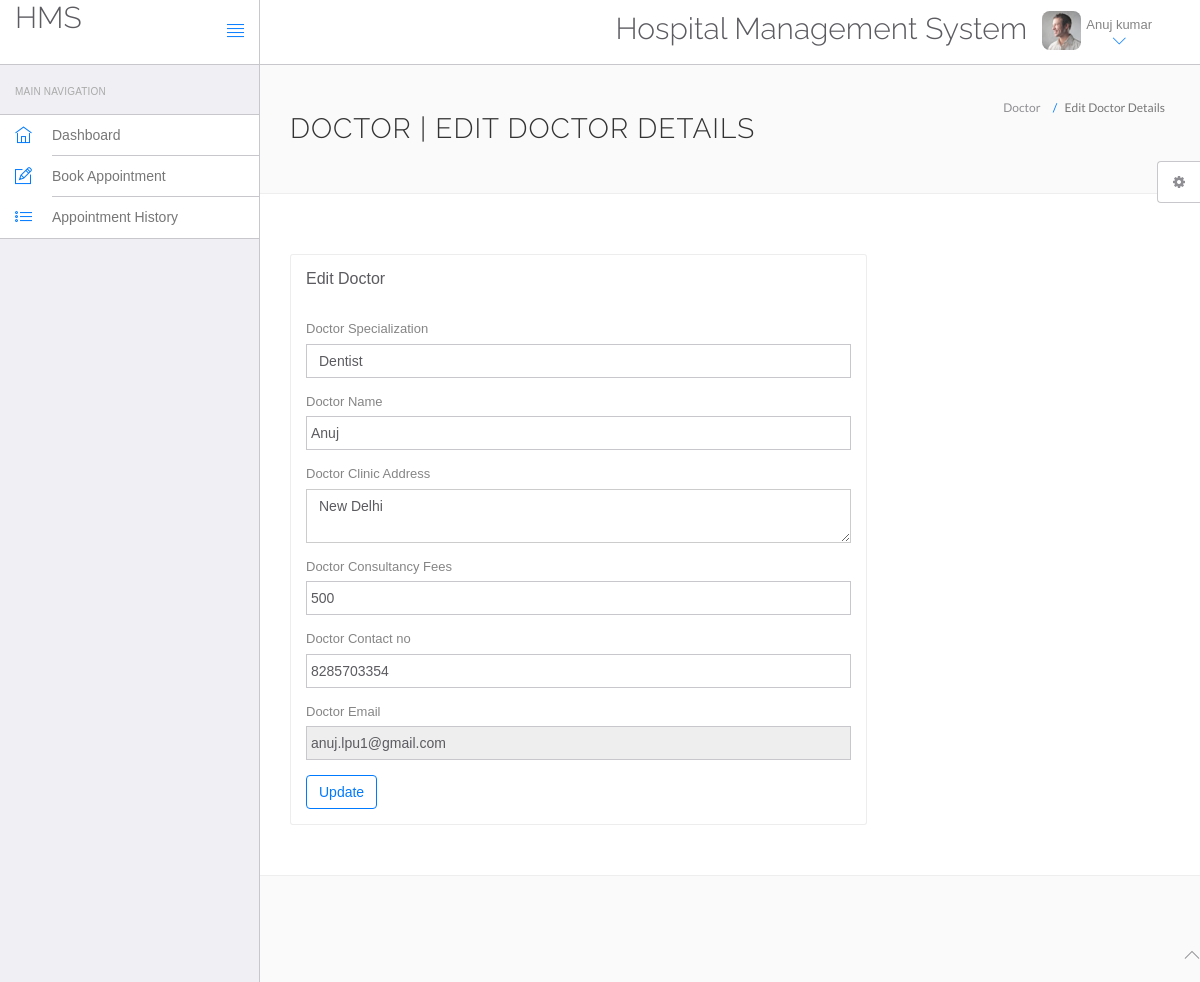
The page /extra-doctor/edit-profile.php (signed in) on the database its author committed.
### tables this page shows
CREATE TABLE IF NOT EXISTS `users` (
  `id` int(11) NOT NULL,
  `fullName` varchar(255) NOT NULL,
  `address` longtext NOT NULL,
  `city` varchar(255) NOT NULL,
  `gender` varchar(255) NOT NULL,
  `email` varchar(255) NOT NULL,
  `password` varchar(255) NOT NULL,
  `regDate` timestamp NOT NULL DEFAULT CURRENT_TIMESTAMP,
  `updationDate` varchar(255) NOT NULL
);

CREATE TABLE IF NOT EXISTS `doctors` (
  `id` int(11) NOT NULL,
  `specilization` varchar(255) NOT NULL,
  `doctorName` varchar(255) NOT NULL,
  `address` longtext NOT NULL,
  `docFees` varchar(255) NOT NULL,
  `contactno` bigint(11) NOT NULL,
  `docEmail` varchar(255) NOT NULL,
  `password` varchar(255) NOT NULL,
  `creationDate` timestamp NOT NULL DEFAULT CURRENT_TIMESTAMP,
  `updationDate` varchar(255) NOT NULL
);

### extra-doctor/edit-profile.php (the view, shortened to what this page needs)
<?php
include('include/config.php');
?>
<!DOCTYPE html>
<html lang="en">
	<head>
		<link rel="stylesheet" href="vendor/bootstrap/css/bootstrap.min.css">
		<link rel="stylesheet" href="vendor/fontawesome/css/font-awesome.min.css">
		<link rel="stylesheet" href="vendor/themify-icons/themify-icons.min.css">
		<link href="vendor/animate.css/animate.min.css" rel="stylesheet" media="screen">
		<link href="vendor/perfect-scrollbar/perfect-scrollbar.min.css" rel="stylesheet" media="screen">
		<link href="vendor/switchery/switchery.min.css" rel="stylesheet" media="screen">
		<link href="vendor/bootstrap-touchspin/jquery.bootstrap-touchspin.min.css" rel="stylesheet" media="screen">
		<link href="vendor/select2/select2.min.css" rel="stylesheet" media="screen">
		<link href="vendor/bootstrap-datepicker/bootstrap-datepicker3.standalone.min.css" rel="stylesheet" media="screen">
		<link href="vendor/bootstrap-timepicker/bootstrap-timepicker.min.css" rel="stylesheet" media="screen">
		<link rel="stylesheet" href="assets/css/styles.css">
		<link rel="stylesheet" href="assets/css/plugins.css">
		<link rel="stylesheet" href="assets/css/themes/theme-1.css" id="skin_color" />
	</head>
	<body>
		<div id="app">
<?php include('include/sidebar.php');?>
			<div class="app-content">
				<?php include('include/header.php');?>
				<div class="main-content" >
					<div class="wrap-content container" id="container">
						<section id="page-title">
							<div class="row">
								<div class="col-sm-8">
									<h1 class="mainTitle">Doctor | Edit Doctor Details</h1>
																	</div>
								<ol class="breadcrumb">
									<li>
										<span>Doctor</span>
									</li>
									<li class="active">
										<span>Edit Doctor Details</span>
									</li>
								</ol>
							</div>
						</section>
						<div class="container-fluid container-fullw bg-white">
							<div class="row">
								<div class="col-md-12">
									<div class="row margin-top-30">
										<div class="col-lg-8 col-md-12">
											<div class="panel panel-white">
												<div class="panel-heading">
													<h5 class="panel-title">Edit Doctor</h5>
												</div>
												<div class="panel-body">
									<?php $sql=mysqli_query($con,"select * from doctors where docEmail='".$_SESSION['dlogin']."'");
while($data=mysqli_fetch_array($sql))
{
?>
													<form role="form" name="adddoc" method="post" onSubmit="return valid();">
														<div class="form-group">
															<label for="DoctorSpecialization">
																Doctor Specialization
															</label>
							<select name="Doctorspecialization" class="form-control" required="required">
					<option value="<?php echo htmlentities($data['specilization']);?>">
					<?php echo htmlentities($data['specilization']);?></option>
															</select>
														</div>
<div class="form-group">
															<label for="doctorname">
																 Doctor Name
															</label>
	<input type="text" name="docname" class="form-control" value="<?php echo htmlentities($data['doctorName']);?>" >
														</div>
<div class="form-group">
															<label for="address">
																 Doctor Clinic Address
															</label>
					<textarea name="clinicaddress" class="form-control"><?php echo htmlentities($data['address']);?></textarea>
														</div>
<div class="form-group">
															<label for="fess">
																 Doctor Consultancy Fees
															</label>
		<input type="text" name="docfees" class="form-control" required="required"  value="<?php echo htmlentities($data['docFees']);?>" >
														</div>
<div class="form-group">
									<label for="fess">
																 Doctor Contact no
															</label>
					<input type="text" name="doccontact" class="form-control" required="required"  value="<?php echo htmlentities($data['contactno']);?>">
														</div>
<div class="form-group">
									<label for="fess">
																 Doctor Email
															</label>
					<input type="email" name="docemail" class="form-control"  readonly="readonly"  value="<?php echo htmlentities($data['docEmail']);?>">
														</div>
														<?php } ?>
														<button type="submit" name="submit" class="btn btn-o btn-primary">
															Update
														</button>
													</form>
												</div>
											</div>
										</div>
											</div>
										</div>
								</div>
					</div>
				</div>
			</div>
	<?php include('include/footer.php');?>
	<?php include('include/setting.php');?>
		</div>
	</body>
</html>

### include/header.php (shortened to what this page needs)
<header class="navbar navbar-default navbar-static-top">
					<div class="navbar-header">
						<a class="navbar-brand" href="#">
							<h2 style="padding-top:2% ">HMS</h2>
						</a>
						<a href="#" class="sidebar-toggler pull-right visible-md visible-lg" data-toggle-class="app-sidebar-closed" data-toggle-target="#app">
							<i class="ti-align-justify"></i>
						</a>
					</div>
					<div class="navbar-collapse collapse">
						<ul class="nav navbar-right">
								<li  style="padding-top:2% ">
								<h2>Hospital Management System</h2>
							</li>
							<li class="dropdown current-user">
								<a href class="dropdown-toggle" data-toggle="dropdown">
									<img src="assets/images/avatar-1.jpg" alt="Peter"> <span class="username">
									<?php $query=mysqli_query($con,"select fullName from users where id='".$_SESSION['id']."'");
while($row=mysqli_fetch_array($query))
{
	echo $row['fullName'];
}
									?> <i class="ti-angle-down"></i></i></span>
								</a>
							</li>
						</ul>
					</div>
				</header>

### assets/css/themes/theme-1.css (style rules this page uses)
body { background: #FAFAFA; }
header .navbar-header { background: #ffffff !important; border-right-color: #c8c7cc !important; border-bottom-color: #c8c7cc !important; }
header .navbar-header .sidebar-toggler, header .navbar-header .sidebar-mobile-toggler { color: #007aff !important; }
header .navbar-header .navbar-brand { color: #777 !important; }
header .navbar-collapse { background: #ffffff !important; border-bottom-color: #c8c7cc !important; box-shadow: none !important; }
header .navbar-collapse .navbar-right > li > a { color: #777; }
header .navbar-collapse .navbar-right > li > a i { color: #007aff !important; }

### rows shown on the page
users: fullName "Anuj kumar"
doctors: Doctorspecialization "Dentist", docname "Anuj", clinicaddress "New Delhi", docfees "500", doccontact "8285703354", docemail "anuj.lpu1@gmail.com"
